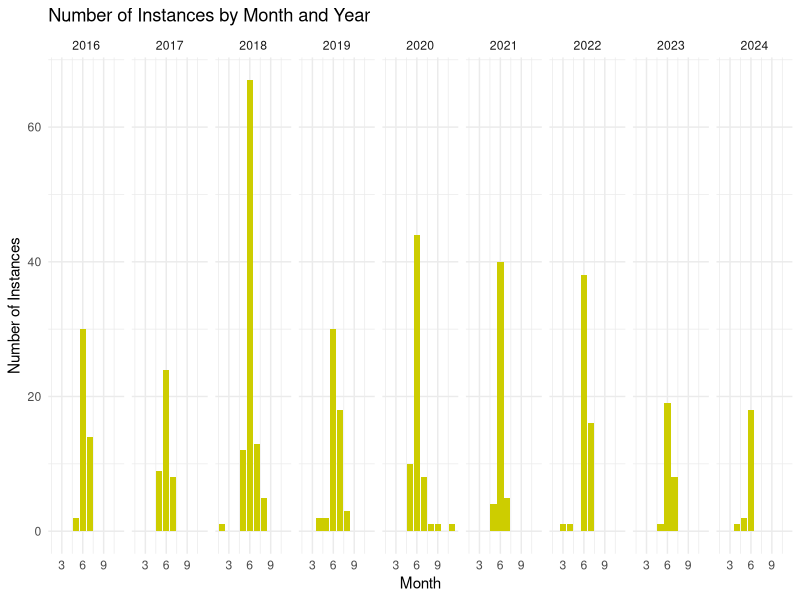

Here is the R script that generated this plot:
## ---- chunk 1
knitr::opts_chunk$set(echo = TRUE)
library(ggplot2)
## ---- chunk 2
data <-read.csv("UtahFireflies - Revised.csv")


ggplot(data, aes(x= Month))+
  geom_bar(fill = "yellow3") +
  facet_grid(~ Year) +
  labs(title = "Number of Instances by Month and Year", 
       x = "Month", 
       y = "Number of Instances") +
  theme_minimal()
